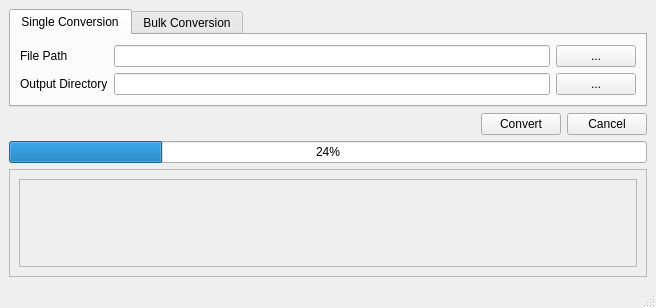
<?xml version="1.0" encoding="UTF-8"?>
<ui version="4.0">
 <class>Main</class>
 <widget class="QMainWindow" name="Main">
  <property name="geometry">
   <rect>
    <x>0</x>
    <y>0</y>
    <width>656</width>
    <height>308</height>
   </rect>
  </property>
  <property name="windowTitle">
   <string>Excel Data Converter</string>
  </property>
  <property name="windowIcon">
   <iconset>
    <normaloff>../assets/convert.png</normaloff>../assets/convert.png</iconset>
  </property>
  <widget class="QWidget" name="centralwidget">
   <layout class="QVBoxLayout" name="verticalLayout_3">
    <item>
     <widget class="QTabWidget" name="tabWidget">
      <property name="currentIndex">
       <number>0</number>
      </property>
      <widget class="QWidget" name="singleTab">
       <attribute name="title">
        <string>Single Conversion</string>
       </attribute>
       <layout class="QVBoxLayout" name="verticalLayout">
        <item>
         <layout class="QGridLayout" name="gridLayout">
          <item row="0" column="0">
           <widget class="QLabel" name="label">
            <property name="text">
             <string>File Path</string>
            </property>
           </widget>
          </item>
          <item row="0" column="1">
           <widget class="QLineEdit" name="singleFilePath">
            <property name="sizePolicy">
             <sizepolicy hsizetype="Expanding" vsizetype="Fixed">
              <horstretch>0</horstretch>
              <verstretch>0</verstretch>
             </sizepolicy>
            </property>
           </widget>
          </item>
          <item row="0" column="2">
           <widget class="QPushButton" name="btnSingleBrowsePath">
            <property name="text">
             <string>...</string>
            </property>
           </widget>
          </item>
          <item row="1" column="0">
           <widget class="QLabel" name="label_2">
            <property name="text">
             <string>Output Directory</string>
            </property>
           </widget>
          </item>
          <item row="1" column="1">
           <widget class="QLineEdit" name="singleOutDir"/>
          </item>
          <item row="1" column="2">
           <widget class="QPushButton" name="btnSingleOutDir">
            <property name="text">
             <string>...</string>
            </property>
           </widget>
          </item>
         </layout>
        </item>
       </layout>
      </widget>
      <widget class="QWidget" name="bulkTab">
       <attribute name="title">
        <string>Bulk Conversion</string>
       </attribute>
       <layout class="QVBoxLayout" name="verticalLayout_2">
        <item>
         <layout class="QGridLayout" name="gridLayout_2">
          <item row="0" column="0">
           <widget class="QLabel" name="label_3">
            <property name="text">
             <string>File Directory</string>
            </property>
           </widget>
          </item>
          <item row="0" column="1">
           <widget class="QLineEdit" name="bulkBrowseDir"/>
          </item>
          <item row="0" column="2">
           <widget class="QPushButton" name="btnBulkBrowseDir">
            <property name="text">
             <string>...</string>
            </property>
           </widget>
          </item>
          <item row="1" column="0">
           <widget class="QLabel" name="label_4">
            <property name="text">
             <string>Output Directory</string>
            </property>
           </widget>
          </item>
          <item row="1" column="1">
           <widget class="QLineEdit" name="bulkOutDir"/>
          </item>
          <item row="1" column="2">
           <widget class="QPushButton" name="btnBulkOutDir">
            <property name="text">
             <string>...</string>
            </property>
           </widget>
          </item>
         </layout>
        </item>
       </layout>
      </widget>
     </widget>
    </item>
    <item>
     <layout class="QHBoxLayout" name="horizontalLayout">
      <item>
       <spacer name="horizontalSpacer">
        <property name="orientation">
         <enum>Qt::Horizontal</enum>
        </property>
        <property name="sizeHint" stdset="0">
         <size>
          <width>40</width>
          <height>20</height>
         </size>
        </property>
       </spacer>
      </item>
      <item>
       <widget class="QPushButton" name="btnConvert">
        <property name="text">
         <string>Convert</string>
        </property>
       </widget>
      </item>
      <item>
       <widget class="QPushButton" name="btnCancel">
        <property name="text">
         <string>Cancel</string>
        </property>
       </widget>
      </item>
     </layout>
    </item>
    <item>
     <widget class="QProgressBar" name="progressBar">
      <property name="value">
       <number>24</number>
      </property>
     </widget>
    </item>
    <item>
     <widget class="QScrollArea" name="scrollArea">
      <property name="widgetResizable">
       <bool>true</bool>
      </property>
      <widget class="QWidget" name="scrollAreaWidgetContents">
       <property name="geometry">
        <rect>
         <x>0</x>
         <y>0</y>
         <width>636</width>
         <height>92</height>
        </rect>
       </property>
       <layout class="QVBoxLayout" name="verticalLayout_4">
        <item>
         <widget class="QTextBrowser" name="textLog">
          <property name="enabled">
           <bool>false</bool>
          </property>
         </widget>
        </item>
       </layout>
      </widget>
     </widget>
    </item>
   </layout>
  </widget>
  <widget class="QStatusBar" name="statusbar"/>
 </widget>
 <resources/>
 <connections/>
</ui>
